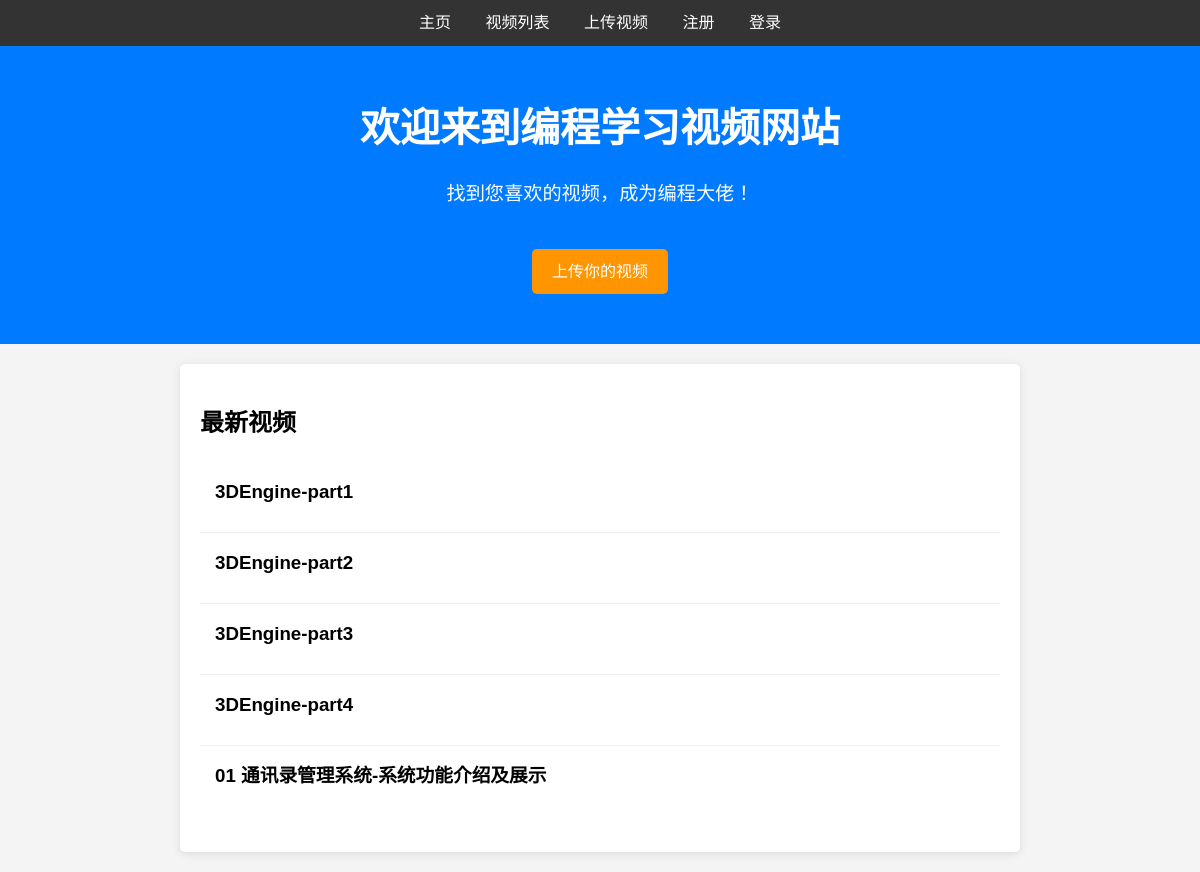
The page / on the database its author committed.
### videos/models.py (models this page shows, shortened)
class Video(models.Model):
    CATEGORY_CHOICES = [
        ('C++', 'C++'),
        ('Java', 'Java'),
        ('Python', 'Python'),
        ('web开发', 'web开发'),
        ('其他', '其他'),
    ]
    title = models.CharField(max_length=100)
    video_file = models.FileField(upload_to='media/')
    uploaded_at = models.DateTimeField(auto_now_add=True)
    category = models.CharField(max_length=50, choices=CATEGORY_CHOICES, default='其他')  # 添加分类字段

### videos/views.py (the view)
# urls.py: 2. Add a URL to urlpatterns:  path('', views.home, name='home')
def home(request):
    videos = Video.objects.all().order_by('uploaded_at')[:5]
    return render(request, 'home.html', {'videos': videos})

### videos/templates/home.html (shortened to what this page needs)
<!DOCTYPE html>
<html lang="en">
<head>
    {% load static %}
    <link rel="stylesheet" href="{% static 'videos/styles.css' %}">
</head>
<body>
    <nav>
        <div class="nav-container">
            <a href="{% url 'home' %}">主页</a>
            <a href="{% url 'video_list' %}">视频列表</a>
            <a href="{% url 'upload_video' %}">上传视频</a>
            <a href="{% url 'register' %}">注册</a>
            <a href="{% url 'login' %}">登录</a>
        </div>
    </nav>
    <header>
        <h1>欢迎来到编程学习视频网站</h1>
        <p>找到您喜欢的视频，成为编程大佬！</p>
        <a href="{% url 'upload_video' %}" class="btn">上传你的视频</a>
    </header>
    <div class="container">
        <h2>最新视频</h2>
        <ul class="video-list">
            {% for video in videos %}
                <li>
                    <h3><a>{{ video.title }}</a></h3>
                </li>
            {% empty %}
                <li>当前没有视频。</li>
            {% endfor %}
        </ul>
    </div>
</body>
</html>

### static/videos/styles.css (style rules this page uses)
body { font-family: Arial, sans-serif; line-height: 1.6; margin: 0; padding: 0; background-color: #f4f4f4; }
nav { background: #333; color: #fff; padding: 10px 0; }
.nav-container { max-width: 800px; margin: 0 auto; text-align: center; }
nav a { color: #fff; text-decoration: none; padding: 10px 15px; }
header { background: #007bff; color: white; text-align: center; padding: 50px 10px; }
header h1 { margin: 0; font-size: 2.5em; }
header p { font-size: 1.2em; }
.btn { display: inline-block; margin-top: 20px; padding: 10px 20px; background: #ff9500; color: white; text-decoration: none; border-radius: 5px; transition: background 0.3s; }
.container { max-width: 800px; margin: 20px auto; padding: 20px; background: white; border-radius: 5px; box-shadow: 0 2px 10px rgba(0, 0, 0, 0.1); }
.video-list { list-style-type: none; padding: 0; }
.video-list li { padding: 15px; border-bottom: 1px solid #eee; }
.video-list li:last-child { border-bottom: none; }
.video-list h3 { margin: 0; }

### rows shown on the page
Video: title "3DEngine-part1"
Video: title "3DEngine-part2"
Video: title "3DEngine-part3"
Video: title "3DEngine-part4"
Video: title "01 通讯录管理系统-系统功能介绍及展示"
